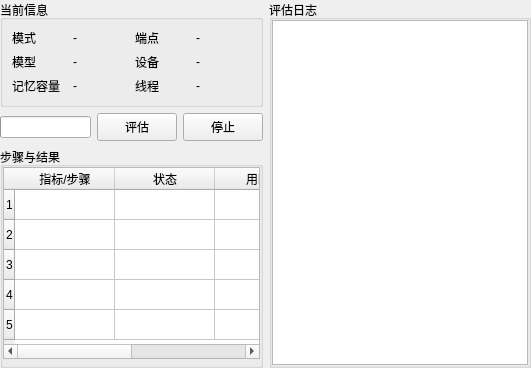
     <widget class="QWidget" name="model_evaluate_tab">
      <attribute name="title">
       <string>模型评估</string>
      </attribute>
      <layout class="QHBoxLayout" name="horizontalLayout">
       <property name="leftMargin">
        <number>0</number>
       </property>
       <property name="topMargin">
        <number>0</number>
       </property>
       <property name="rightMargin">
        <number>0</number>
       </property>
       <property name="bottomMargin">
        <number>0</number>
       </property>
       <item>
        <widget class="QFrame" name="frame_6">
         <property name="maximumSize">
          <size>
           <width>600</width>
           <height>16777215</height>
          </size>
         </property>
         <property name="frameShape">
          <enum>QFrame::NoFrame</enum>
         </property>
         <property name="frameShadow">
          <enum>QFrame::Raised</enum>
         </property>
         <property name="lineWidth">
          <number>0</number>
         </property>
         <layout class="QVBoxLayout" name="verticalLayout_2">
          <property name="leftMargin">
           <number>0</number>
          </property>
          <property name="topMargin">
           <number>0</number>
          </property>
          <property name="rightMargin">
           <number>0</number>
          </property>
          <property name="bottomMargin">
           <number>0</number>
          </property>
          <item>
           <widget class="QGroupBox" name="eval_info_groupBox">
            <property name="title">
             <string>当前信息</string>
            </property>
            <layout class="QGridLayout" name="gridLayout_eval_info">
             <item row="0" column="0">
              <widget class="QLabel" name="eval_mode_label">
               <property name="maximumSize">
                <size>
                 <width>120</width>
                 <height>16777215</height>
                </size>
               </property>
               <property name="text">
                <string>模式</string>
               </property>
              </widget>
             </item>
             <item row="0" column="1">
              <widget class="QLabel" name="eval_mode_value">
               <property name="maximumSize">
                <size>
                 <width>16777215</width>
                 <height>16777215</height>
                </size>
               </property>
               <property name="text">
                <string>-</string>
               </property>
              </widget>
             </item>
             <item row="0" column="2">
              <widget class="QLabel" name="eval_endpoint_label">
               <property name="maximumSize">
                <size>
                 <width>120</width>
                 <height>16777215</height>
                </size>
               </property>
               <property name="text">
                <string>端点</string>
               </property>
              </widget>
             </item>
             <item row="0" column="3">
              <widget class="QLabel" name="eval_endpoint_value">
               <property name="maximumSize">
                <size>
                 <width>16777215</width>
                 <height>16777215</height>
                </size>
               </property>
               <property name="text">
                <string>-</string>
               </property>
              </widget>
             </item>
             <item row="1" column="0">
              <widget class="QLabel" name="eval_model_label">
               <property name="maximumSize">
                <size>
                 <width>120</width>
                 <height>16777215</height>
                </size>
               </property>
               <property name="text">
                <string>模型</string>
               </property>
              </widget>
             </item>
             <item row="1" column="1">
              <widget class="QLabel" name="eval_model_value">
               <property name="maximumSize">
                <size>
                 <width>16777215</width>
                 <height>16777215</height>
                </size>
               </property>
               <property name="text">
                <string>-</string>
               </property>
              </widget>
             </item>
             <item row="1" column="2">
              <widget class="QLabel" name="eval_device_label">
               <property name="maximumSize">
                <size>
                 <width>120</width>
                 <height>16777215</height>
                </size>
               </property>
               <property name="text">
                <string>设备</string>
               </property>
              </widget>
             </item>
             <item row="1" column="3">
              <widget class="QLabel" name="eval_device_value">
               <property name="maximumSize">
                <size>
                 <width>16777215</width>
                 <height>16777215</height>
                </size>
               </property>
               <property name="text">
                <string>-</string>
               </property>
              </widget>
             </item>
             <item row="2" column="0">
              <widget class="QLabel" name="eval_nctx_label">
               <property name="maximumSize">
                <size>
                 <width>120</width>
                 <height>16777215</height>
                </size>
               </property>
               <property name="text">
                <string>记忆容量</string>
               </property>
              </widget>
             </item>
             <item row="2" column="1">
              <widget class="QLabel" name="eval_nctx_value">
               <property name="maximumSize">
                <size>
                 <width>16777215</width>
                 <height>16777215</height>
                </size>
               </property>
               <property name="text">
                <string>-</string>
               </property>
              </widget>
             </item>
             <item row="2" column="2">
              <widget class="QLabel" name="eval_threads_label">
               <property name="maximumSize">
                <size>
                 <width>120</width>
                 <height>16777215</height>
                </size>
               </property>
               <property name="text">
                <string>线程</string>
               </property>
              </widget>
             </item>
             <item row="2" column="3">
              <widget class="QLabel" name="eval_threads_value">
               <property name="maximumSize">
                <size>
                 <width>16777215</width>
                 <height>16777215</height>
                </size>
               </property>
               <property name="text">
                <string>-</string>
               </property>
              </widget>
             </item>
            </layout>
           </widget>
          </item>
          <item>
           <layout class="QHBoxLayout" name="horizontalLayout_eval_buttons">
            <item>
             <widget class="FlowProgressBar" name="eval_progressBar">
              <property name="minimum">
               <number>0</number>
              </property>
              <property name="maximum">
               <number>4</number>
              </property>
              <property name="value">
               <number>0</number>
              </property>
              <property name="textVisible">
               <bool>true</bool>
              </property>
              <property name="format">
               <string/>
              </property>
             </widget>
            </item>
            <item>
             <widget class="QPushButton" name="eval_start_pushButton">
              <property name="minimumSize">
               <size>
                <width>80</width>
                <height>28</height>
               </size>
              </property>
              <property name="text">
               <string>评估</string>
              </property>
             </widget>
            </item>
            <item>
             <widget class="QPushButton" name="eval_stop_pushButton">
              <property name="minimumSize">
               <size>
                <width>80</width>
                <height>28</height>
               </size>
              </property>
              <property name="text">
               <string>停止</string>
              </property>
             </widget>
            </item>
           </layout>
          </item>
          <item>
           <widget class="QGroupBox" name="eval_result_groupBox">
            <property name="title">
             <string>步骤与结果</string>
            </property>
            <layout class="QVBoxLayout" name="verticalLayout_3">
             <property name="leftMargin">
              <number>0</number>
             </property>
             <property name="topMargin">
              <number>0</number>
             </property>
             <property name="rightMargin">
              <number>0</number>
             </property>
             <property name="bottomMargin">
              <number>0</number>
             </property>
             <item>
              <widget class="QTableWidget" name="eval_table">
               <property name="rowCount">
                <number>5</number>
               </property>
               <property name="columnCount">
                <number>4</number>
               </property>
               <row/>
               <row/>
               <row/>
               <row/>
               <row/>
               <column>
                <property name="text">
                 <string>指标/步骤</string>
                </property>
               </column>
               <column>
                <property name="text">
                 <string>状态</string>
                </property>
               </column>
               <column>
                <property name="text">
                 <string>用时(s)</string>
                </property>
               </column>
               <column>
                <property name="text">
                 <string>值</string>
                </property>
               </column>
              </widget>
             </item>
             <item>
              <widget class="MiniBarChart" name="eval_bar_chart" native="true"/>
             </item>
            </layout>
           </widget>
          </item>
         </layout>
        </widget>
       </item>
       <item>
        <widget class="QGroupBox" name="eval_log_groupBox">
         <property name="title">
          <string>评估日志</string>
         </property>
         <layout class="QVBoxLayout" name="verticalLayout_eval_log">
          <property name="leftMargin">
           <number>0</number>
          </property>
          <property name="topMargin">
           <number>0</number>
          </property>
          <property name="rightMargin">
           <number>0</number>
          </property>
          <property name="bottomMargin">
           <number>0</number>
          </property>
          <item>
           <widget class="EvalLogEdit" name="eval_log_plainTextEdit">
            <property name="minimumSize">
             <size>
              <width>0</width>
              <height>120</height>
             </size>
            </property>
            <property name="readOnly">
             <bool>true</bool>
            </property>
           </widget>
          </item>
         </layout>
        </widget>
       </item>
      </layout>
     </widget>
